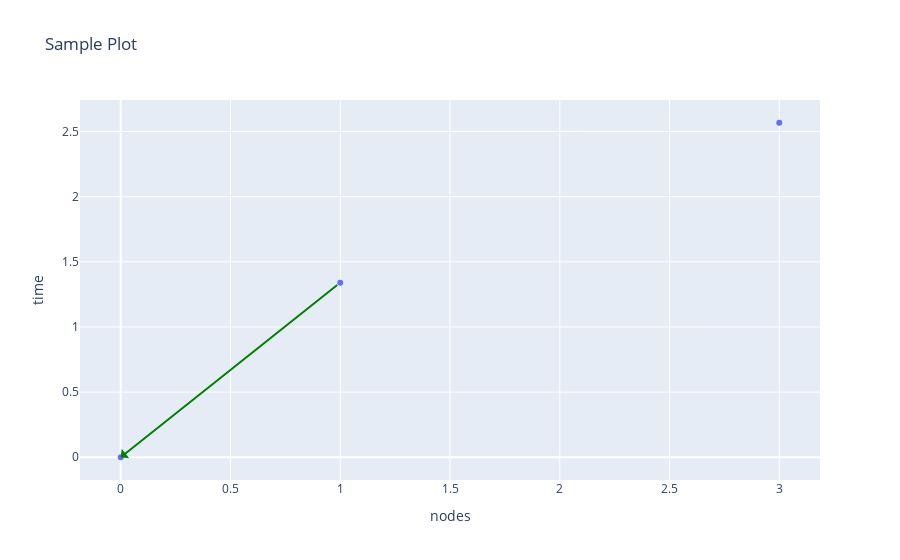

Write notebook code for a chart like this one.
### Code cell
# Using Plotly

# Create a scatter plot
fig = px.scatter(df, x='nodes', y='time', title='Sample Plot')  

# Add an arrow to connect all the points, change the arrow style to arrow-bar-up
fig.add_annotation(x=nodes[0], y=time[0], xref="x", yref="y",
                   ax=nodes[1], ay=time[1], axref="x", ayref="y",
                   arrowhead=1, arrowsize=1, arrowwidth=2, arrowcolor="green",
                   )
# Show the plot
fig.show()

### Figure 1 — Plotly figure (JSON) as saved in the notebook; plotly's stock layout.template omitted (floating-point values rounded to 4 significant figures)
{"data": [{"hovertemplate": "nodes=%{x}<br>time=%{y}<extra></extra>", "legendgroup": "", "marker": {"color": "#636efa", "symbol": "circle"}, "mode": "markers", "name": "", "orientation": "v", "showlegend": false, "type": "scatter", "x": [0, 1, 3], "xaxis": "x", "y": [0, 1.34, 2.567], "yaxis": "y"}], "layout": {"annotations": [{"arrowcolor": "green", "arrowhead": 1, "arrowsize": 1, "arrowwidth": 2, "ax": 1, "axref": "x", "ay": 1.34, "ayref": "y", "x": 0, "xref": "x", "y": 0, "yref": "y"}], "legend": {"tracegroupgap": 0}, "title": {"text": "Sample Plot"}, "xaxis": {"anchor": "y", "domain": [0, 1], "title": {"text": "nodes"}}, "yaxis": {"anchor": "x", "domain": [0, 1], "title": {"text": "time"}}}}
